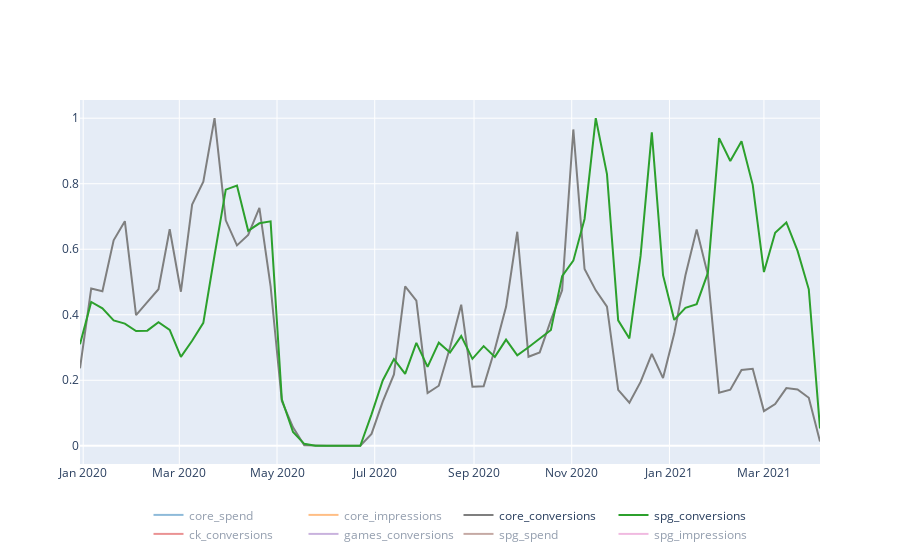

Notebook cell for this chart:
### Code cell
plot_variables(plt_merged, plt_merged.columns, one_plot=True, scaled=True)
